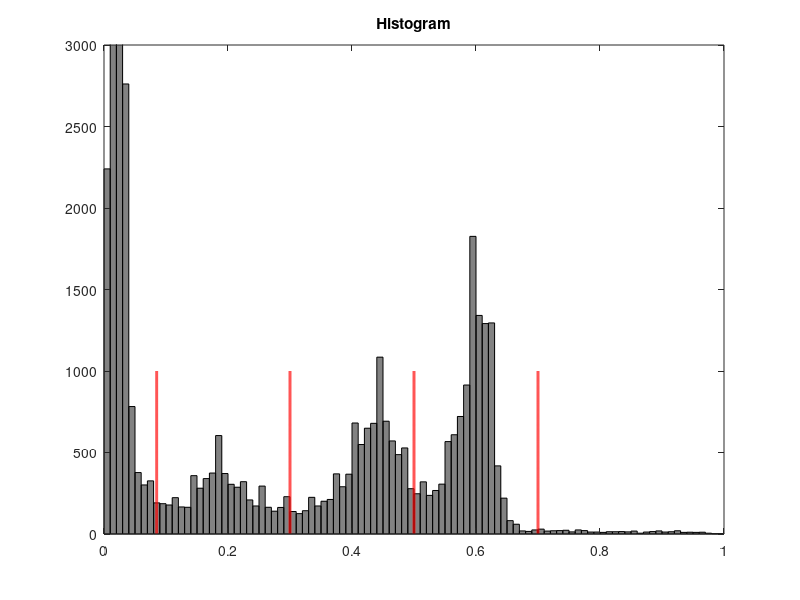
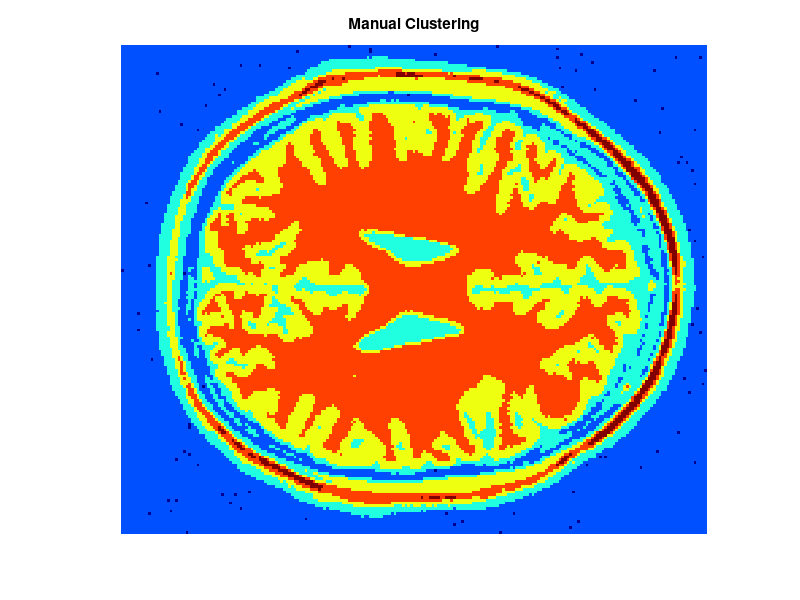

These figures' MATLAB source, in order: (Note: this script raises an error after producing the figures.)
%% Exercise 1
%% Pixel-Based segmentation methods
%% Histogram / Manual thresholding / Kmean

%% Clear and close everything
clear all; close all; clc;

%%%%%%%%%%%%%%%%%%%%%%%%%%%%%%%%%%%%%%%%%%%%%%%%%%%%%%%%%%%%%%%%%%%%%%%%%%%
%% Load and display the image
load('Image.mat')
Image = mat2gray(double(Image));
figure(1);imagesc(Image,[0 1]); axis image; colormap gray; axis xy; ...
    title('Original image'); axis off

%%%%%%%%%%%%%%%%%%%%%%%%%%%%%%%%%%%%%%%%%%%%%%%%%%%%%%%%%%%%%%%%%%%%%%%%%%%
%% Q0: Display the histogram of "Image", using hist (100 bins) 
figure(2); imagesc(hist(Image,100)); axis image; title('Image Histogram')

input('1 - pause');
close all

%%%%%%%%%%%%%%%%%%%%%%%%%%%%%%%%%%%%%%%%%%%%%%%%%%%%%%%%%%%%%%%%%%%%%%%%%%%
%% Threshold the image
T = [0.085 0.3 0.5 0.7]; %% Thresholds
T = [0 T Inf];      
Image_s = zeros(size(Image));
figure(1);hist(Image(:),100);axis ([0 1 0 3000]);title('Histogram')
for k = 1:length(T)-1
    figure(1);hold on; plot(T(k+1)*ones(1,1000),1:1000,'r','Linewidth',2); hold off;
    Image_s(((Image>T(k)).*(Image<=T(k+1)))==1)=k;
    pause(1)
end
figure(2); imagesc(Image_s); axis image; axis xy; title('Manual Clustering');...
    axis off; colormap jet;

input('2 - pause');
close all

%%%%%%%%%%%%%%%%%%%%%%%%%%%%%%%%%%%%%%%%%%%%%%%%%%%%%%%%%%%%%%%%%%%%%%%%%%%
%% Q1: Automatically cluster the image with k-mean algoritm
m = [0 0.1 0.2 0.3]; %% Initialize the mean
figure(1); Image_km = kmeans(Image,m); %Fill "kmeans.m"

input('3 - pause')
close all

%%%%%%%%%%%%%%%%%%%%%%%%%%%%%%%%%%%%%%%%%%%%%%%%%%%%%%%%%%%%%%%%%%%%%%%%%%%
%% Robustness to noise?
n = 0.02; % std of the gaussian noise
Image_n = imnoise(Image,'gaussian',0,n); % Add some noise to "Image"
figure(1);imagesc(Image_n,[0 1]); axis image; colormap gray; axis xy; title('Corrumpted image');
figure(2);hist(Image_n(:),100);axis ([0 1 0 3000]); title('Histogram of the Corrumpted image');

input('4 - pause')
close all

%%%%%%%%%%%%%%%%%%%%%%%%%%%%%%%%%%%%%%%%%%%%%%%%%%%%%%%%%%%%%%%%%%%%%%%%%%%
%% Q2: Preprocess the image with the simplest filter possible (Gaussian) of std = 1.5;
tmpfilter = fspecial('gaussian',3,1.5);
Image_nf = imfilter(Image_n,tmpfilter); % Filtered version of "Image_n"
figure(1);imagesc(Image_nf,[0 1]); axis image; colormap gray; axis xy
figure(2);hist(Image_nf(:),100);axis ([0 1 0 3000]);
figure(3);Image_nf_km = kmeans(Image_nf,m); % Apply the kmean algo to the filtered image

input('5 - pause')
close all

%%%%%%%%%%%%%%%%%%%%%%%%%%%%%%%%%%%%%%%%%%%%%%%%%%%%%%%%%%%%%%%%%%%%%%%%%%%
%% Q3: Select the cluster corresponding to the lower brain vesicle
%% Post process the image to remove false negatives and false positives
%% after selecting the class to which the vesicles belong
Image_PostProcess = medfilt2(Image_nf_km == 2);

%%%%%%%%%%%%%%%%%%%%%%%%%%%%%%%%%%%%%%%%%%%%%%%%%%%%%%%%%%%%%%%%%%%%%%%%%%%
%% Q4: Compute the connected components of the binary image "Image_PostProcess"
%% Fill "ConnectedComponents.m"
ConnectedComponents(Image_PostProcess,Image);

input('END of Exercise 1') 
close all
